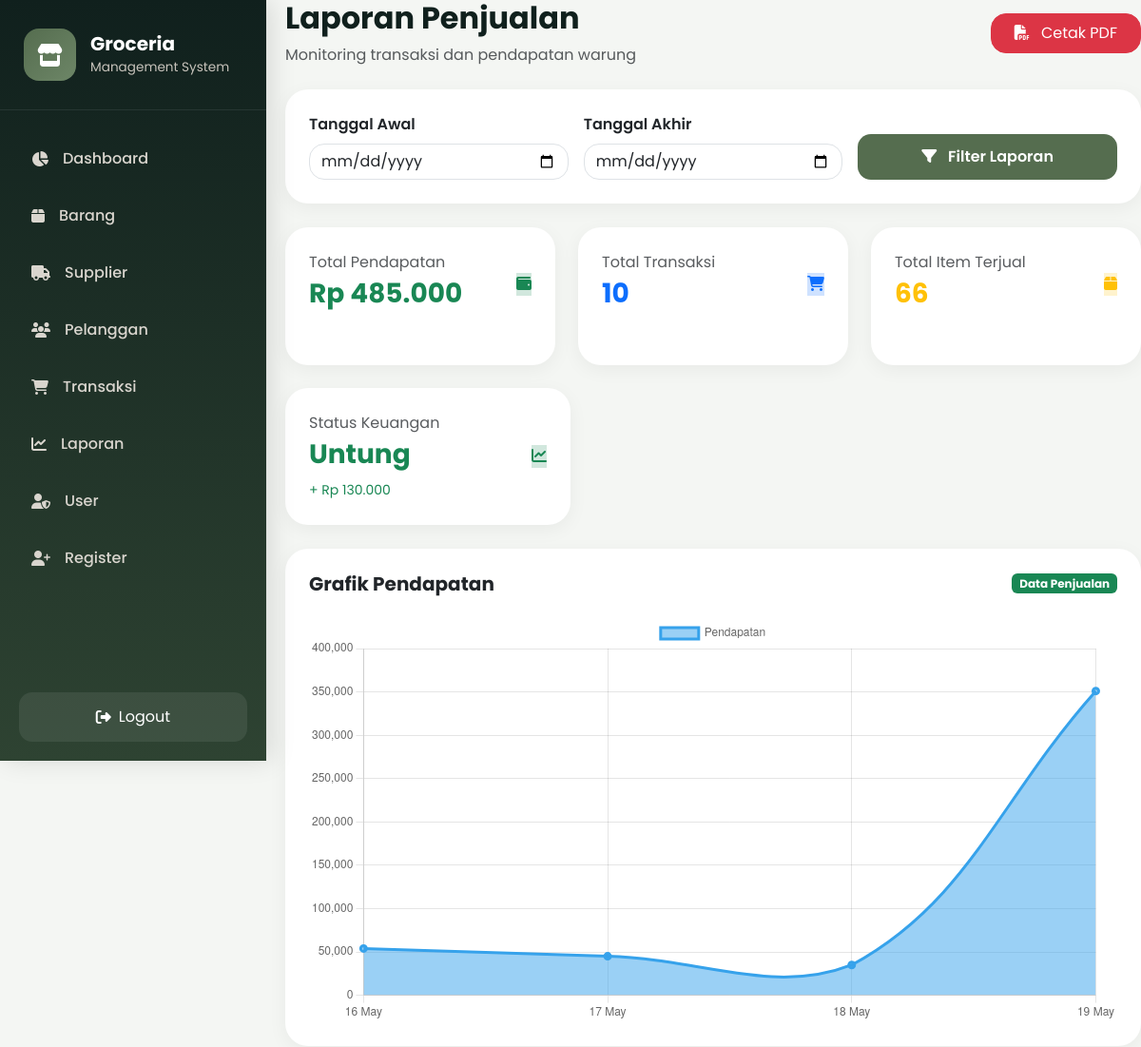
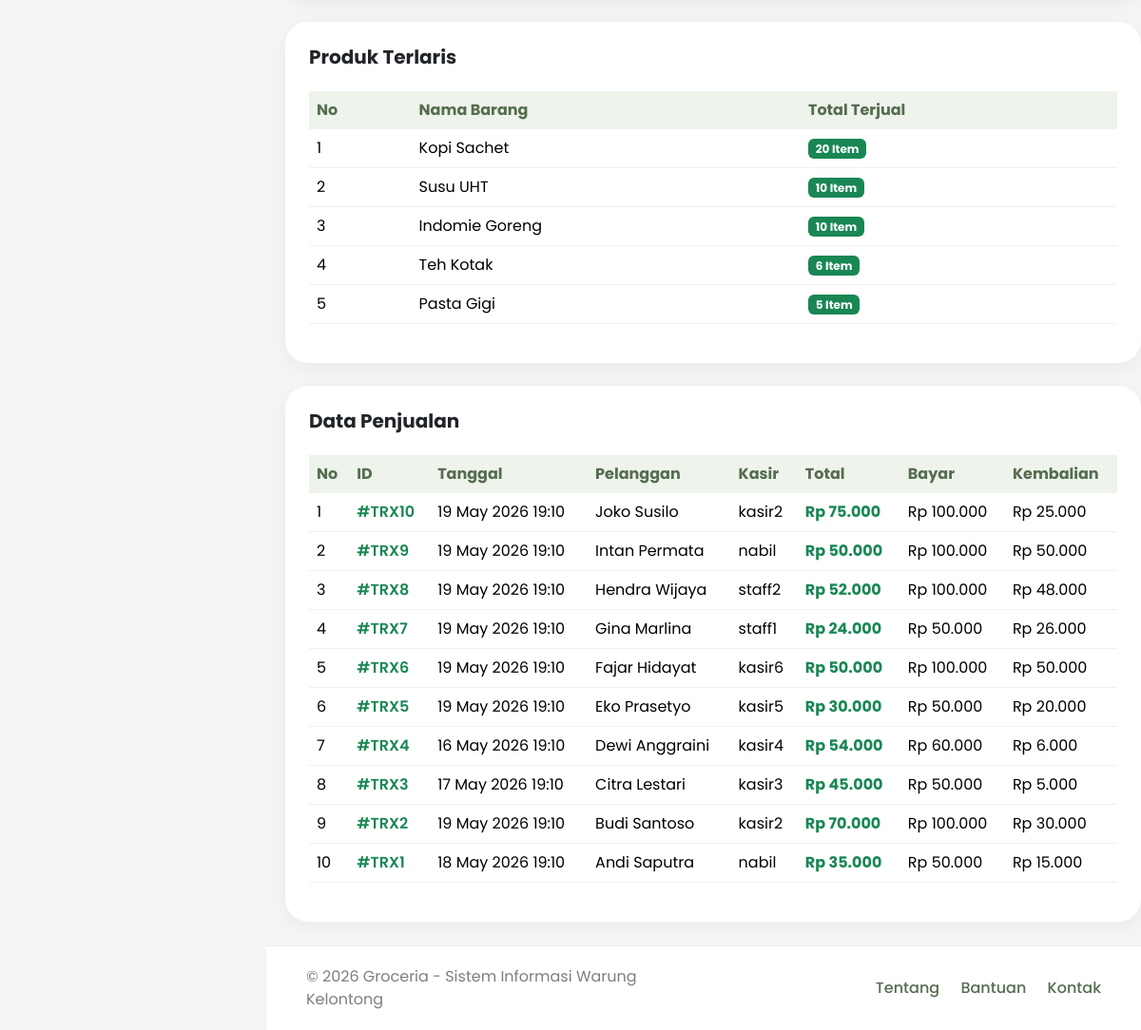
Before: /laporan/laporan.php (signed in) with the older database file (2 pictures, top to bottom).
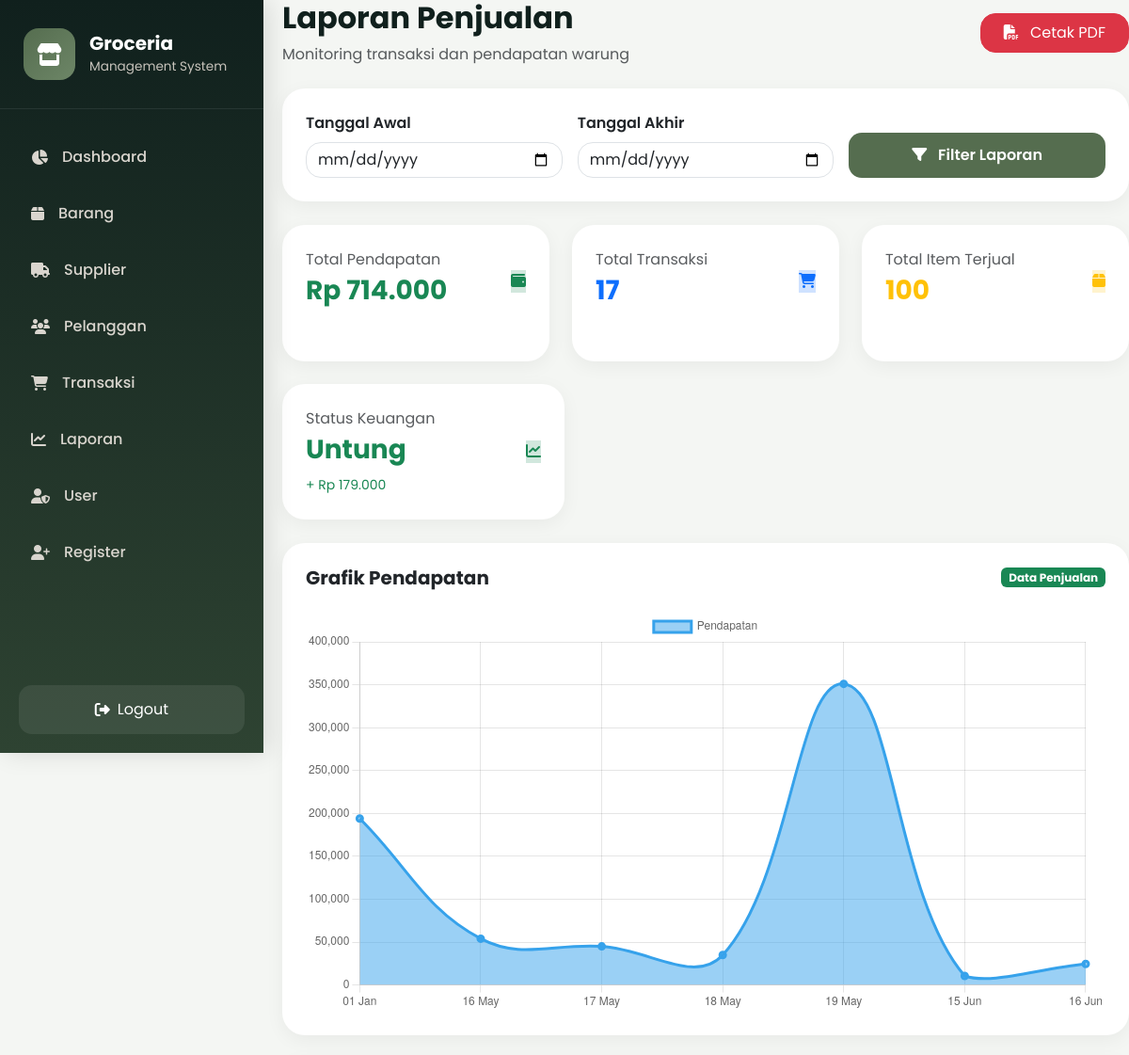
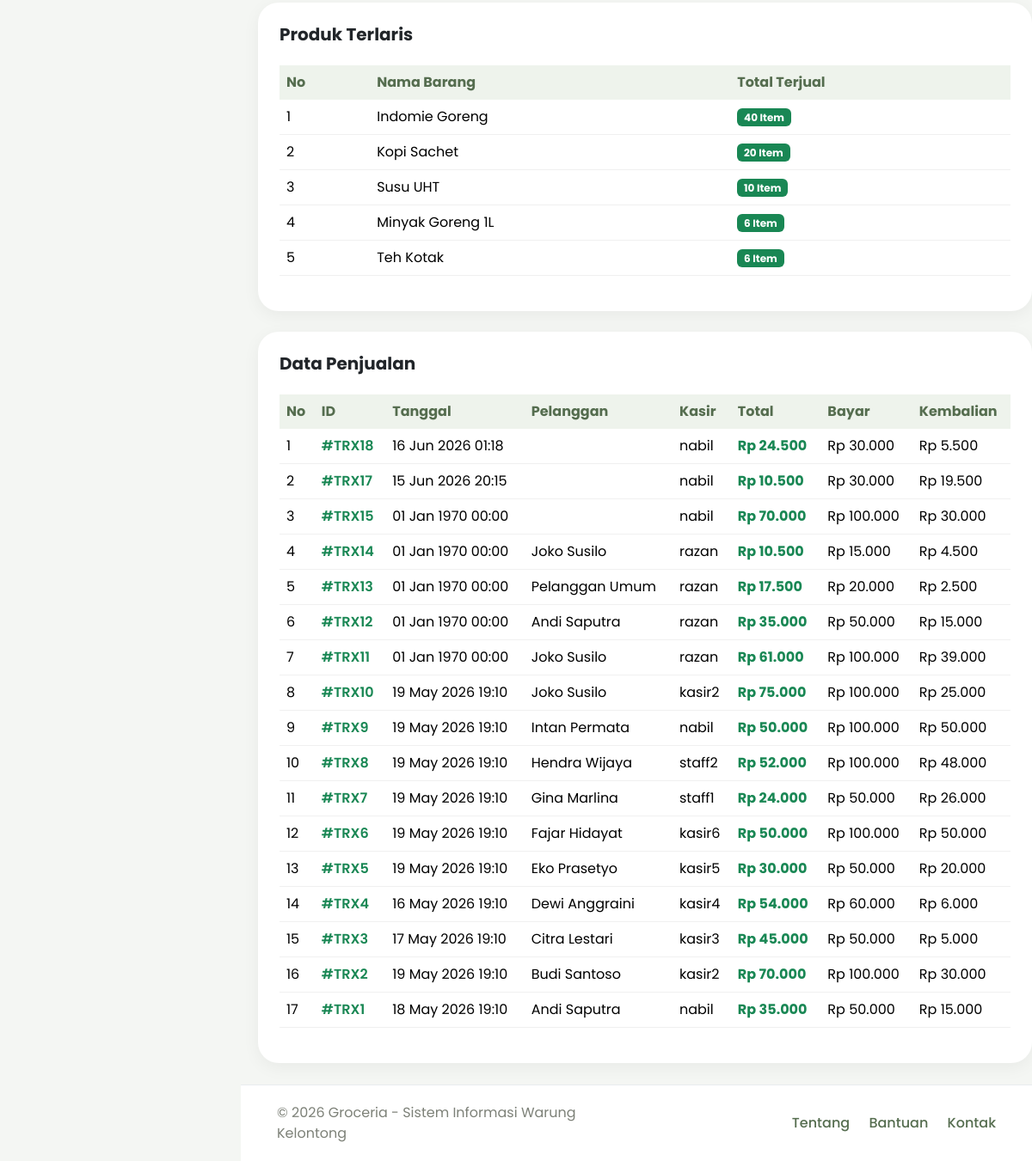
After: the same page with the newer database file (2 pictures, top to bottom).
### tables this page shows
CREATE TABLE `transaksi` (
  `id_transaksi` int(11) NOT NULL,
  `tanggal` datetime DEFAULT current_timestamp(),
  `id_pelanggan` int(11) DEFAULT NULL,
  `id_user` int(11) DEFAULT NULL,
  `total_harga` int(11) DEFAULT NULL,
  `diskon` int(11) DEFAULT 0,
  `total_bayar` int(11) DEFAULT 0,
  `poin_didapat` int(11) DEFAULT 0,
  `bayar` int(11) DEFAULT NULL,
  `kembalian` int(11) DEFAULT NULL
);

CREATE TABLE `pelanggan` (
  `id_pelanggan` int(11) NOT NULL,
  `nama_pelanggan` varchar(100) DEFAULT NULL,
  `alamat` text DEFAULT NULL,
  `no_hp` varchar(20) DEFAULT NULL,
  `poin_member` int(11) DEFAULT NULL
);

CREATE TABLE `user` (
  `id_user` int(11) NOT NULL,
  `email` varchar(100) DEFAULT NULL,
  `username` varchar(50) DEFAULT NULL,
  `password` varchar(255) DEFAULT NULL,
  `role` enum('admin','kasir') DEFAULT NULL
);

### laporan/laporan.php (the view, shortened to what the rows shown need)
<?php
include '../config/koneksi.php';
$where = "";
$query_laporan = mysqli_query($conn,"
    SELECT
        transaksi.id_transaksi,
        transaksi.tanggal,
        transaksi.total_harga,
        transaksi.bayar,
        transaksi.kembalian,
        pelanggan.nama_pelanggan,
        user.username
    FROM transaksi
    LEFT JOIN pelanggan
    ON transaksi.id_pelanggan = pelanggan.id_pelanggan
    LEFT JOIN user
    ON transaksi.id_user = user.id_user
    $where
    ORDER BY transaksi.id_transaksi DESC
");
$query_chart = mysqli_query($conn,"
    SELECT
        DATE(transaksi.tanggal) AS tanggal,
        SUM(detail_transaksi.subtotal) AS total_harian
    FROM transaksi
    JOIN detail_transaksi
    ON transaksi.id_transaksi = detail_transaksi.id_transaksi
    $where
    GROUP BY DATE(transaksi.tanggal)
    ORDER BY transaksi.tanggal ASC
");
$labels = [];
$data_chart = [];
while($chart = mysqli_fetch_assoc($query_chart)){
    $labels[] = date(
        'd M',
        strtotime($chart['tanggal'])
    );
    $data_chart[] = $chart['total_harian'];
}
?>
<!DOCTYPE html>
<html lang="id">
<head>
    <link href="https://cdn.jsdelivr.net/npm/bootstrap@5.3.3/dist/css/bootstrap.min.css"
          rel="stylesheet">
    <link rel="stylesheet"
          href="https://cdnjs.cloudflare.com/ajax/libs/font-awesome/6.5.1/css/all.min.css">
    <link rel="stylesheet"
          href="../assets/css/laporan.css">
</head>
<body>
<div class="page-wrapper">
    <div class="d-flex justify-content-between align-items-center mb-4 flex-wrap gap-3">
        <div>
            <h2 class="page-title">
            </h2>
        </div>
    </div>
    <div class="card-custom mb-4">
        <div class="table-responsive">
            <table class="table align-middle">
                <thead>
                    <tr>
                        <th>No</th>
                        <th>Nama Barang</th>
                        <th>Total Terjual</th>
                    </tr>
                </thead>
            </table>
        </div>
    </div>
    <div class="card-custom">
        <div class="table-responsive">
            <table class="table align-middle table-hover">
                <thead>
                    <tr>
                        <th>No</th>
                        <th>ID</th>
                        <th>Tanggal</th>
                        <th>Pelanggan</th>
                        <th>Kasir</th>
                        <th>Total</th>
                        <th>Bayar</th>
                        <th>Kembalian</th>
                    </tr>
                </thead>
                <tbody>
                <?php
                $no = 1;
                while($row = mysqli_fetch_assoc($query_laporan)):
                ?>
                    <tr>
                        <td>
                            <?= $no++; ?>
                        </td>
                        <td>
                            <span class="fw-semibold text-success">
                                #TRX<?= $row['id_transaksi']; ?>
                            </span>
                        </td>
                        <td>
                            <?= date(
                                'd M Y H:i',
                                strtotime($row['tanggal'])
                            ); ?>
                        </td>
                        <td>
                            <?= $row['nama_pelanggan']; ?>
                        </td>
                        <td>
                            <?= $row['username']; ?>
                        </td>
                        <td class="fw-bold text-success">
                            Rp <?= number_format(
                                $row['total_harga'],
                                0,
                                ',',
                                '.'
                            ); ?>
                        </td>
                        <td>
                            Rp <?= number_format(
                                $row['bayar'],
                                0,
                                ',',
                                '.'
                            ); ?>
                        </td>
                        <td>
                            Rp <?= number_format(
                                $row['kembalian'],
                                0,
                                ',',
                                '.'
                            ); ?>
                        </td>
                    </tr>
                <?php endwhile; ?>
                </tbody>
            </table>
        </div>
    </div>
</div>
<script>
const ctx = document.getElementById('chartPenjualan');
new Chart(ctx, {
    type: 'line',
    data: {
        labels: <?= json_encode($labels) ?>,
        datasets: [{
            label: 'Pendapatan',
            data: <?= json_encode($data_chart) ?>,
            borderWidth: 3,
            tension: 0.4,
            fill: true
        }]
    },
    options: {
        responsive: true,
        plugins: {
            legend: {
                display: true
            }
        },
        scales: {
            y: {
                beginAtZero: true
            }
        }
    }
});
</script>
</body>
</html>

Changed rows visible on the page:
added transaksi: id_transaksi "18", tanggal "16 Jun 2026 01:18", id_user.username "nabil", total_harga "24.500", bayar "30.000", kembalian "5.500"
added transaksi: id_transaksi "17", tanggal "15 Jun 2026 20:15", id_user.username "nabil", total_harga "10.500", bayar "30.000", kembalian "19.500"
added transaksi: id_transaksi "15", tanggal "01 Jan 1970 00:00", id_user.username "nabil", total_harga "70.000", bayar "100.000", kembalian "30.000"
added transaksi: id_transaksi "14", tanggal "01 Jan 1970 00:00", id_pelanggan.nama_pelanggan "Joko Susilo", id_user.username "razan", total_harga "10.500", bayar "15.000", kembalian "4.500"
added transaksi: id_transaksi "13", tanggal "01 Jan 1970 00:00", id_pelanggan.nama_pelanggan "Pelanggan Umum", id_user.username "razan", total_harga "17.500", bayar "20.000", kembalian "2.500"
added transaksi: id_transaksi "12", tanggal "01 Jan 1970 00:00", id_pelanggan.nama_pelanggan "Andi Saputra", id_user.username "razan", total_harga "35.000", bayar "50.000", kembalian "15.000"
added transaksi: id_transaksi "11", tanggal "01 Jan 1970 00:00", id_pelanggan.nama_pelanggan "Joko Susilo", id_user.username "razan", total_harga "61.000", bayar "100.000", kembalian "39.000"
Other visible differences:
$total['total']: "485.000" → "714.000"
$total_transaksi['jumlah']: "10" → "17"
$item_terjual['total_item']: "66" → "100"
$total_keuntungan: "130.000" → "179.000"
chart data {{ json_encode($data_chart) }}: ["54000","45000","35000","351000"] → ["194000","54000","45000","35000","351000","10500","24500"]
new list line: "1 Indomie Goreng 40 Item"
new list line: "4 Minyak Goreng 1L 6 Item"
list line gone: "3 Indomie Goreng 10 Item"
list line gone: "5 Pasta Gigi 5 Item"
